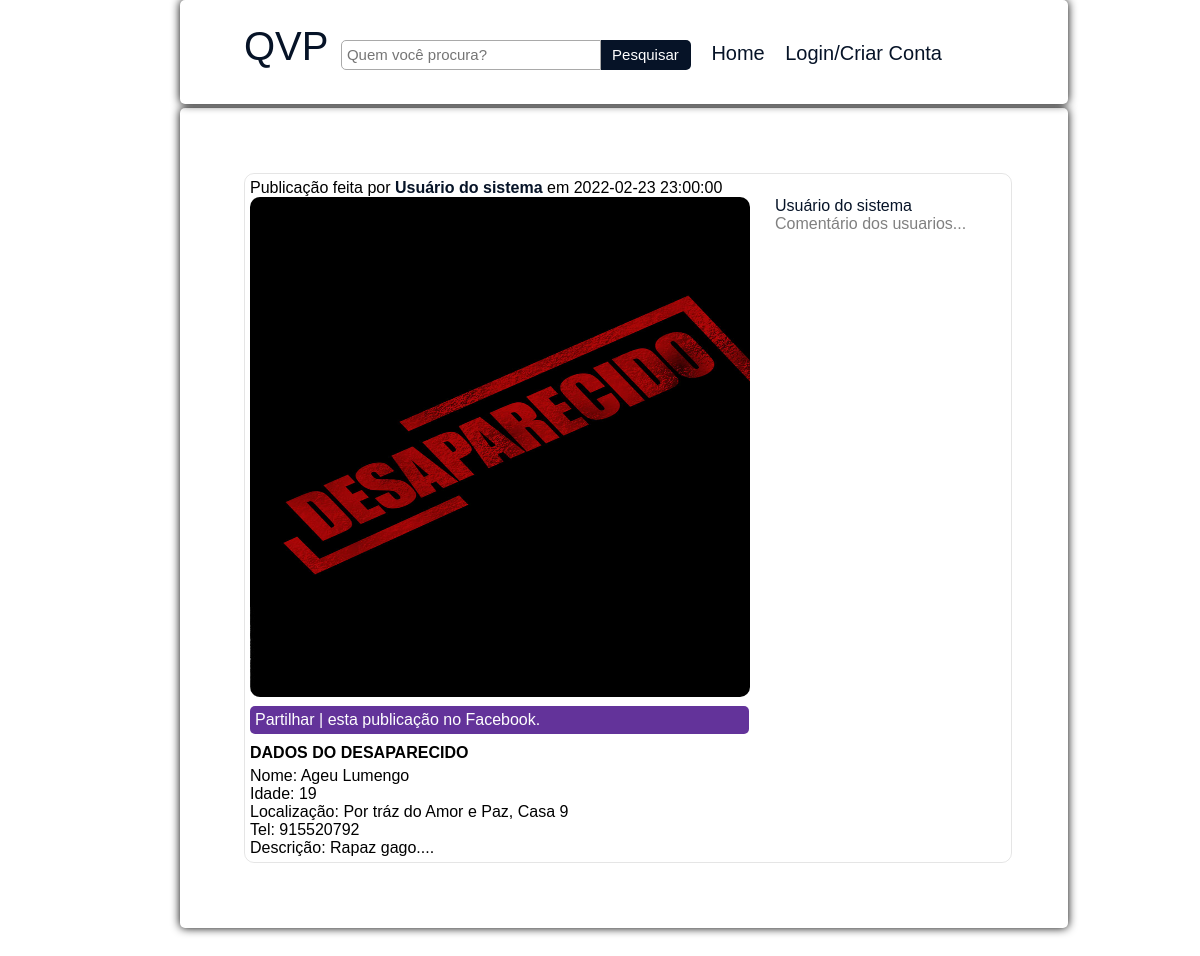
Screenshot of /veritenssemlogin.php?idposts=10 with the database file from the repository.
### tables this page shows
CREATE TABLE `postagem` (
  `idposts` int(11) NOT NULL,
  `imagempost` mediumblob NOT NULL,
  `nomepost` varchar(50) NOT NULL,
  `idadepost` varchar(20) NOT NULL,
  `localizacao` varchar(50) NOT NULL,
  `contatopost` int(15) NOT NULL,
  `descricaopost` varchar(500) NOT NULL,
  `data` timestamp NOT NULL DEFAULT current_timestamp() ON UPDATE current_timestamp(),
  `user` varchar(255) NOT NULL
);

### veritenssemlogin.php (the view, shortened to what this page needs)
<?php
require_once 'conexao_bd.php';
$veritens = isset($_GET['idposts'])?$_GET['idposts']:"";
$sqln = "SELECT * FROM postagem where idposts like '$veritens' ";
$resultadopst = mysqli_query($connect, $sqln);
?>
<!DOCTYPE html>
<html lang="pt-ao">
<head>
    <link rel="stylesheet" href="css/estilohome.css"/>
    <link rel="stylesheet" href="css/estilomenu.css"/>
    <link rel="stylesheet" href="css/home.css"/>
</head>
<body>
    <div class="menuclass">
        <nav class="menu">
            <ul>
                <li><div class="logomenu">
                    <h3>QVP</h3>
                </div></li>
                <li><form method="get" class="formpesq" action="pesquisarsemlogin.php">
                    <input type="search" placeholder="Quem você procura?" name="filtro" class="inputpesquisar" required><input type="submit" value="Pesquisar" class="btnpesquisar">
                </form></li>
                <li><a href="index.php?"><li>Home</a></li>
                <li><a href="login.php?"><li>Login/Criar Conta</a></li>
            </ul>
        </nav>
    </div>
<br>
    <div class="corpohome">
        <br>
        <div class="innerconteudohome">
            <br>
            <?php
                        while($exibirpst = mysqli_fetch_array($resultadopst)){
                                $idposts = $exibirpst[0];
                                $nomepost = $exibirpst[2];
                                $idadepost = $exibirpst[3];
                                $localizacao = $exibirpst[4];
                                $contatopost = $exibirpst[5];
                                $descricaopost = $exibirpst[6];
                                $datapost = $exibirpst[7];
                            print "<div class='innerpstg'>";
                                print "<div class='innerpostagem' id='$idposts'>";
                                    echo "<p>Publicação feita por ","<a href='login.php?' style='font-weight: bold; margin-bottom: 5px;'> Usuário do sistema </a>"," em ", $datapost, "</p>";
                                    print "<img src='imagens/publicidade4.jpg' style='width: 500px; height: 500px; margin-right: 25px;'>";
                                    echo "
                                    <form method='post' action='https://free.facebook.com/' target='_blank'>
                                    <a href='home.php?interagir'>
                                    <input type='submit' value='Partilhar | esta publicação no Facebook.' class='btninteragir btn'>
                                    </a>";
                                    echo "<p style='margin-top: 5px; margin-bottom: 5px; text-transform: uppercase; font-weight: bold;'>","Dados do desaparecido","</p>";
                                    echo "<p> Nome: ","$nomepost"," </p>";
                                    echo "<p>Idade: ","$idadepost"," </p>";
                                    echo "<p>Localização: ","$localizacao"," </p>";
                                    echo "<p>Tel: ","$contatopost","</p>";
                                    echo "<p>Descrição: ","$descricaopost"," </p>";
                                print "</div>";
                                print "<div class='innercomentario ver'>";
                                    echo "<br>";
                                    echo "<p style='font-weight: bold;'><a href='login.php?'>Usuário do sistema</a></p>";
                                    echo "<p style='color: gray;'>Comentário dos usuarios...</p>";
                                print "</div>";
                            print "</div>";
                            print "<br>";
                            print "<br>";
                        }
            ?>
        </div>
    </div>
</body>
</html>

### css/estilohome.css (style rules this page uses)
* { font-family: Arial, Helvetica, sans-serif; font-weight: 500; }
.corpohome { margin-top: 7.5%; width: 70%; margin-left: 15%; box-shadow: 0px 0px 10px 0px #000; padding: 2%; margin-bottom: 90px; border-radius: 5px; background-color: #fff; }
a { color: #fff; }
.innerconteudohome { display: flex; flex-direction: column; }
.innerconteudohome { overflow: hidden; width: 100%; }
.innerpstg { display: flex; margin-bottom: 5px; margin-top: 5px; width: 90%; margin-left: 40px; border-radius: 10px; border: 1px solid rgba(0,0,0,0.1); padding: 5px; transition: 0.5s; }
.innerpstg img { border-radius: 10px; }

### css/estilomenu.css (style rules this page uses)
* { font-family: Arial, Helvetica, sans-serif; margin:0; }
.menu { display: block; position: fixed; width: 70%; margin-left: 15%; box-shadow: 0px 0px 10px 0px #000; padding: 2%; border-radius: 5px; background-color: #fff; }
.menuclass { background-color: #fff; }
.logomenu h3 { color: #061327; font-size: 2em; width: 5%; margin-top: 0%; margin-bottom: -2%; }
li { list-style: none; display: inline-block; font-size: 20px; margin-right: 1%; }
a { color: #061327; width: 50px; text-decoration: none; }
.inputpesquisar { width: 260px; height: 30px; margin-bottom: 10px; cursor: pointer; font-size: 15px; color: #745fed; display: inline-block; border: 1px solid darkgray; border-bottom-left-radius: 5px; border-top-left-radius: 5px; padding-left: 5px; color: #061327; }
.btnpesquisar { width: 90px; height: 30px; margin-bottom: 10px; margin-top: -10px; cursor: pointer; font-size: 15px; color: #745fed; display: inline-block; border: none; border-bottom-right-radius: 5px; border-top-right-radius: 5px; padding-left: 5px; color: #fff; background-color: #061327; }
.btninteragir { background-color: #63339A; color: #fefefe; width: 93%; padding: 5px; border-radius: 5px; transition: 0.5s; }
.btninteragir.btn { background-color: #63339A; color: #fefefe; width: 95%; padding: 5px; border-radius: 5px; transition: 0.5s; border: none; font-size: 12pt; cursor: pointer; text-align: justify; margin-top: 5px; margin-bottom: 5px; }
.innercomentario.ver { width: 100%; }

### rows the page displays
postagem: data "2022-02-23 23:00:00", nomepost "Ageu Lumengo", idadepost "19", localizacao "Por tráz do Amor e Paz, Casa 9", contatopost "915520792", descricaopost "Rapaz gago...."
